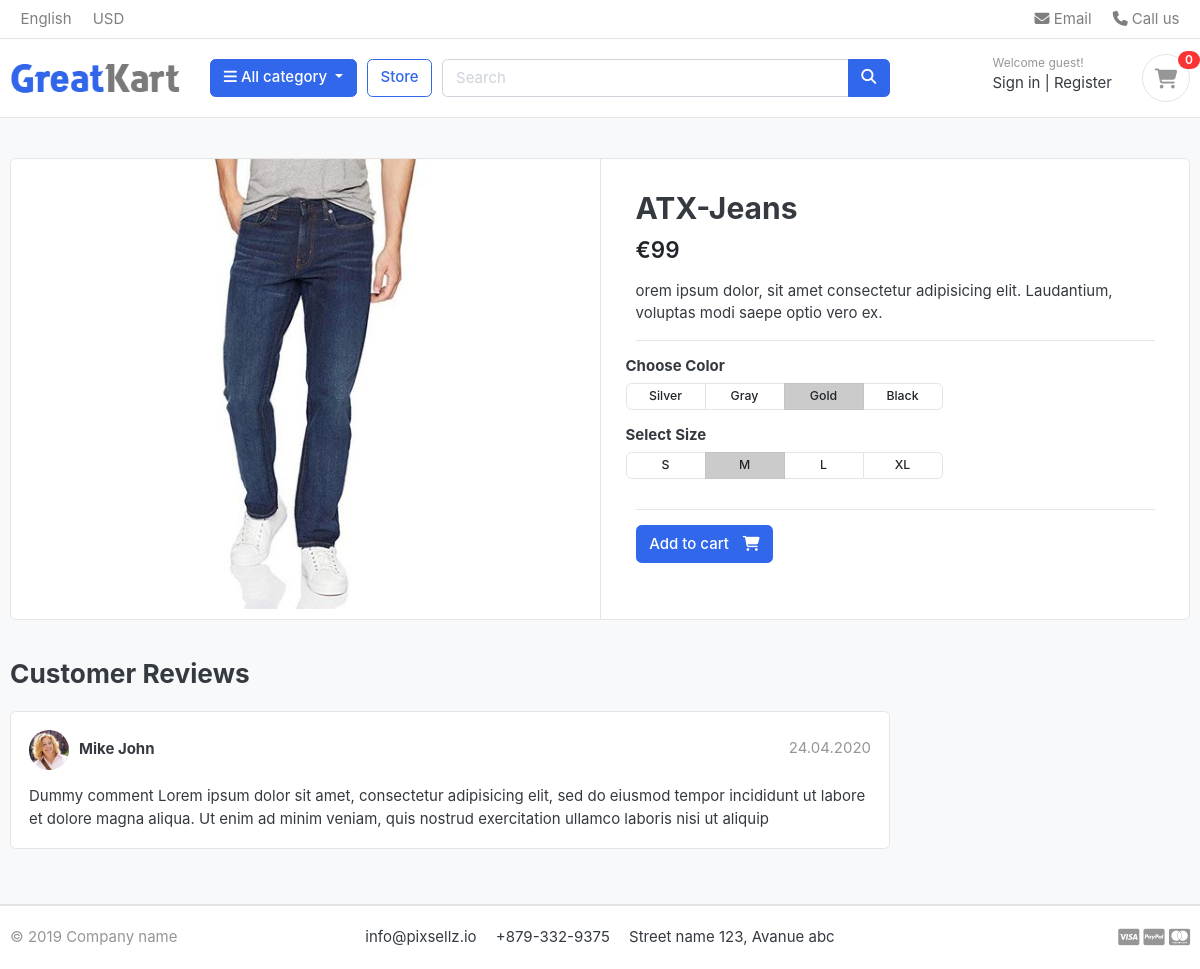
Page /products/jeans/atx-jeans on the committed database.
### products/models.py (models this page shows, shortened)
class Product(models.Model):
    product_name = models.CharField(max_length=200, unique=True)
    slug = models.SlugField(max_length=200, unique=True)
    description = models.CharField(max_length=500, blank=True)
    price = models.IntegerField()
    old_price = models.IntegerField()
    image = models.ImageField(upload_to='photos/products')
    stock = models.IntegerField()
    is_available = models.BooleanField(default=True)
    category = models.ForeignKey(Category, on_delete=models.CASCADE)
    created_date = models.DateTimeField(auto_now_add=True)
    modified_date = models.DateTimeField(auto_now=True)

### products/views.py (the view)
def product_detail(request, category_slug, product_slug):
    try:
        single_product = Product.objects.get(
            category__slug=category_slug, slug=product_slug)
        in_cart = CartItem.objects.filter(
            cart__cart_id=_cart_id(request), product=single_product).exists()
    except Exception as e:
        raise e
    context = {
        'single_product': single_product,
        'in_cart': in_cart,
    }
    return render(request, 'products/product_detail.html', context)

### cart/context_processors.py (called while the page is built)
def products_cart_counter(request):
    cart_count = 0
    if 'admin' in request.path:
        return {}
    else:
        try:
            cart = Cart.objects.filter(cart_id=_cart_id(request))
            cart_items = CartItem.objects.all().filter(cart=cart[:1])
            for cart_item in cart_items:
                cart_count += cart_item.quantity
        except Cart.DoesNotExist:
            cart_count = 0
    return dict(cart_count=cart_count)

### cart/views.py (called while the page is built)
def _cart_id(request):
    cart = request.session.session_key
    if not cart:
        cart = request.session.create()
    return cart

### category/context_processors.py (called while the page is built)
def menu_links(request):
    links = Category.objects.all()
    return dict(links=links)

### category/models.py (called while the page is built)
    def get_url(self):
        return reverse('products_by_category', args=[self.slug])

### templates/products/product_detail.html
{% extends 'base.html' %}
{% load static %}
{% block content %}
<section class="section-content padding-y bg">
    <div class="container">
    <div class="card">
        <div class="row no-gutters">
            <aside class="col-md-6">
    <article class="gallery-wrap">
        <div class="img-big-wrap">
           <a href="#"><img src="{{ single_product.image.url }}"></a>
        </div>
    </article>
            </aside>
            <main class="col-md-6 border-left">
    <article class="content-body">
    <h2 class="title">{{ single_product.product_name}}</h2>
    <div class="mb-3">
        {% if single_product.old_price %}
        <span class="price text-success h4"><strong>€{{ single_product.price }}</strong></span>
        <del class="price-old text-danger">€{{ single_product.old_price}}</del>
        {% else %}
        <var class="price h4">€{{ single_product.price }}</var>
        {% endif %}
    </div>
    <p>{{ single_product.description }}</p>
    <hr>
        <div class="row">
            <div class="item-option-select">
                <h6>Choose Color</h6>
                <div class="btn-group btn-group-sm btn-group-toggle" data-toggle="buttons">
                  <label class="btn btn-light">
                    <input type="radio" name="radio_color"> Silver
                  </label>
                  <label class="btn btn-light">
                    <input type="radio" name="radio_color" > Gray
                  </label>
                  <label class="btn btn-light active">
                    <input type="radio" name="radio_color checked"> Gold
                  </label>
                  <label class="btn btn-light">
                    <input type="radio" name="radio_color"> Black
                  </label>
                </div>
            </div>
        </div>
        <div class="row">
            <div class="item-option-select">
                <h6>Select Size</h6>
                <div class="btn-group btn-group-sm btn-group-toggle" data-toggle="buttons">
                  <label class="btn btn-light">
                    <input type="radio" name="radio_color"> S
                  </label>
                  <label class="btn btn-light active">
                    <input type="radio" name="radio_color" checked> M
                  </label>
                  <label class="btn btn-light">
                    <input type="radio" name="radio_color"> L
                  </label>
                  <label class="btn btn-light">
                    <input type="radio" name="radio_color"> XL
                  </label>
                </div>
            </div>
        </div>
        <hr>
        {% if single_product.stock <= 0 %}
        <h5 class="text-danger">Out of Stock</h5>
        {% else %}
        {% if in_cart %}
        <div class="btn btn-success"> <span class="text">Added to Cart</span> <i class="fas fa-check"></i></div>
        <a href="{% url 'cart' %}" class="btn  btn-outline-primary"> <span class="text">See Cart</span> <i class="fas fa-eye"></i></a>
        {% else %}
        <a href="{% url 'add_cart' single_product.id %}" class="btn  btn-primary"> <span class="text">Add to cart</span> <i class="fas fa-shopping-cart"></i></a>
        {% endif %}
        {% endif %}
    </article>
            </main>
        </div>
    </div>
    <br>
    <div class="row">
                <div class="col-md-9">
        <header class="section-heading">
            <h3>Customer Reviews </h3>
        </header>
        <article class="box mb-3">
            <div class="icontext w-100">
                <img src="./images/avatars/avatar1.jpg" class="img-xs icon rounded-circle">
                <div class="text">
                    <span class="date text-muted float-md-right">24.04.2020 </span>
                    <h6 class="mb-1">Mike John </h6>
                </div>
            </div>
            <div class="mt-3">
                <p>
                    Dummy comment Lorem ipsum dolor sit amet, consectetur adipisicing elit, sed do eiusmod
                    tempor incididunt ut labore et dolore magna aliqua. Ut enim ad minim veniam,
                    quis nostrud exercitation ullamco laboris nisi ut aliquip
                </p>
            </div>
        </article>
        </div>
    </div>
    </div>
    </section>
    {% endblock %}

### static/css/ui.css (style rules this page uses)
html { font-family: "Inter", sans-serif; font-size: 15px; }
.content-body { flex: 1 1 auto; padding: 2rem 2.3rem; }
.img-xs, .img-sm, .img-md, .img-lg { -o-object-fit: cover; object-fit: cover; flex-shrink: 0; flex-grow: 0; }
.img-xs { width: 40px; height: 40px; }
.padding-y { padding-top: 40px; padding-bottom: 40px; }
var { font-style: normal; }
article:after, .form-group:after { display: block; clear: both; content: ""; }
.bg { background-color: #f8f9fa; }
.section-heading { margin-bottom: 20px; margin-top: 15px; }
p:last-child { margin-bottom: 0; }
.btn-light { background-color: #fff; border-color: #e4e4e4; }
.btn .text + i { margin-left: 10px; }
.icontext { display: inline-flex; align-items: center; vertical-align: middle; }
.icontext .text { width: 100%; line-height: 1.2; }
.icontext .icon { position: relative; margin-right: 10px; flex-shrink: 0; flex-grow: 0; }
.price { font-weight: 600; color: #212529; }
.box { padding: 18px; background: #fff; border-radius: 0.37rem; border: 1px solid #e4e4e4; }
.box img { max-width: 100%; }
.gallery-wrap .img-big-wrap { margin-bottom: 10px; border-radius: 0.37rem; overflow: hidden; background-color: #fff; }
.gallery-wrap .img-big-wrap a { text-align: center; display: block; }
.gallery-wrap .img-big-wrap img { height: 450px; width: auto; display: inline-block; }
.item-option-select { margin-bottom: 1rem; display: inline-block; margin-right: 15px; }
.item-option-select .btn { min-width: 80px; }

### rows in the picture
Product: image (picture), product_name "ATX-Jeans", price "99", description "orem ipsum dolor, sit amet consectetur adipisicing elit. Laudantium, voluptas modi saepe optio vero ex."

### other values in the picture
{{ cart_count }} "0"
